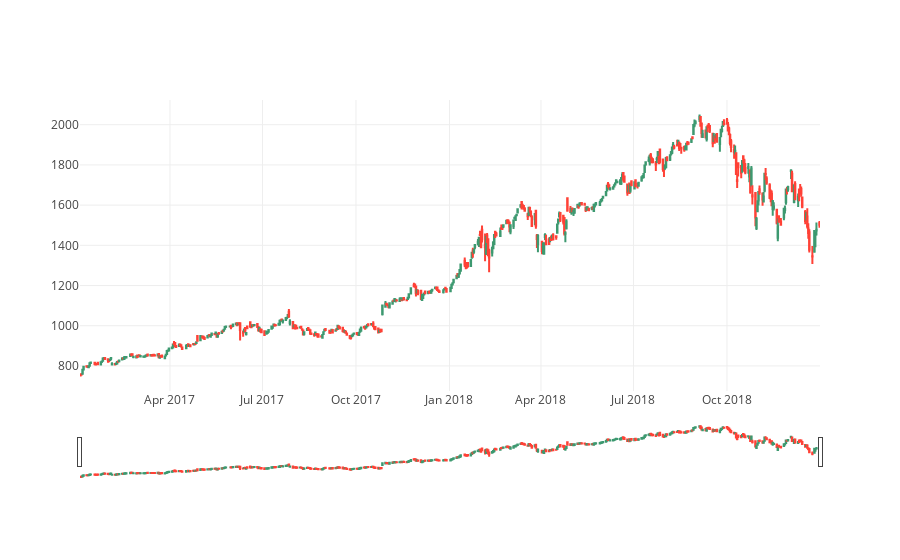
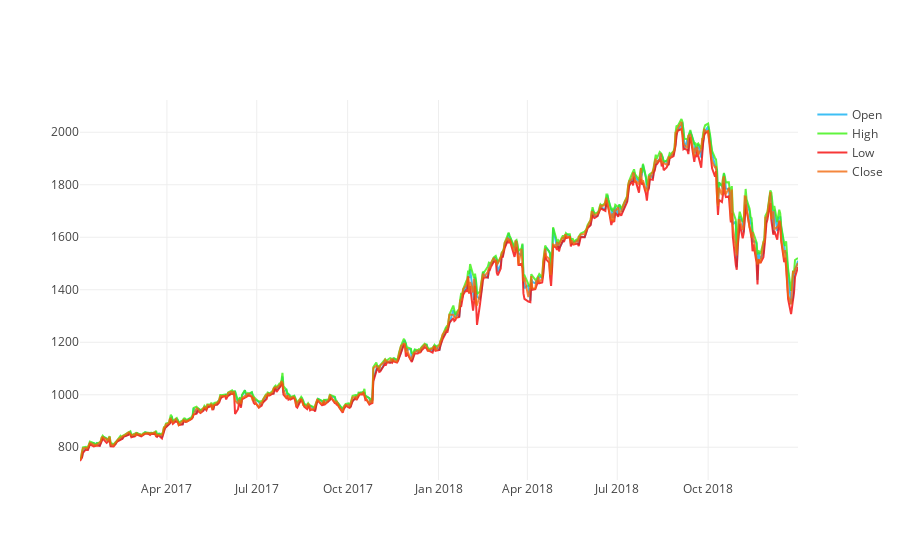

Source (notebook cell) for these figures, in order:
### Markdown cell above
**Amazon**

### Code cell
amzn  = pd.read_csv('Data/AMZN_Historic_Prices.csv')
Timeseries.plot_ohlc_candlestick(amzn,'Date','Open','High','Low','Close')
Timeseries.plot_ohlc_line(amzn,'Date','Open','High','Low','Close')
Timeseries.test_stationarity(amzn,'Date','Close',30)

### Figure 1 — Plotly figure (JSON) as saved in the notebook; plotly's stock layout.template omitted (floating-point values rounded to 4 significant figures; data arrays with more than 128 entries replaced by an {"elided": "..."} marker saying what was removed)
{"data": [{"close": {"elided": "502 float values"}, "high": {"elided": "502 float values"}, "low": {"elided": "502 float values"}, "name": "CandleStick", "open": {"elided": "502 float values"}, "type": "candlestick", "uid": "afdea34b-ef65-473f-a064-fecbe56840c1", "x": {"elided": "502 str values"}}], "layout": {}}

### Figure 2 — Plotly figure (JSON) as saved in the notebook; plotly's stock layout.template omitted (floating-point values rounded to 4 significant figures; data arrays with more than 128 entries replaced by an {"elided": "..."} marker saying what was removed)
{"data": [{"line": {"color": "#0EB0F2"}, "name": "Open", "opacity": 0.8, "type": "scatter", "uid": "958c3392-e30a-42a8-b72e-e5ef5fdc9e3e", "x": {"elided": "502 str values"}, "y": {"elided": "502 float values"}}, {"line": {"color": "#39F20E"}, "name": "High", "opacity": 0.8, "type": "scatter", "uid": "d8664c3b-eccc-473e-a528-a23351fada3c", "x": {"elided": "502 str values"}, "y": {"elided": "502 float values"}}, {"line": {"color": "#F60505"}, "name": "Low", "opacity": 0.8, "type": "scatter", "uid": "8394a9cf-da3b-4f8a-aec3-3c8e4f9db521", "x": {"elided": "502 str values"}, "y": {"elided": "502 float values"}}, {"line": {"color": "#F26A0E"}, "name": "Close", "opacity": 0.8, "type": "scatter", "uid": "1913fb7b-a837-45c2-b1e8-dffffb9336a3", "x": {"elided": "502 str values"}, "y": {"elided": "502 float values"}}], "layout": {}}
